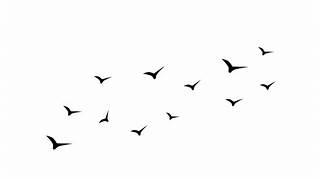
#> input picture birds.jpg, 320 x 180 px, found by its file name
$ python threshold.py
#> lines starting #> are read from the running program, lines starting #| are printed output that depends on the picture; after the words box and inside, x2 and y2 are one past the last pixel; in counts of white or black regions, pixels touching at a corner belong together
import cv2

img = cv2.imread('birds.jpg')
#> img is the input picture: shape (180, 320, 3); min 0, max 255, mean 250.7

img_gray = img = cv2.cvtColor(img, cv2.COLOR_BGR2GRAY)

ret, thresh = cv2.threshold(img, 127, 255, cv2.THRESH_BINARY_INV)
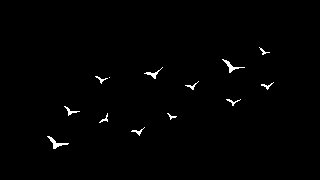
#> thresh: shape (180, 320); 0.85% white in thin lines or dots, all inside (x1, y1, x2, y2) = (47, 47, 274, 149)

contours, hierarchy  = cv2.findContours(thresh, cv2.RETR_TREE, cv2.CHAIN_APPROX_SIMPLE)
#> contours = 13 contours, 9 with area under 20; largest, box (x1, y1, x2, y2) and area: (47, 136, 69, 149) 56, (222, 59, 245, 73) 48, (144, 67, 163, 79) 32, (64, 106, 80, 116) 24

for cnt in contours:
    if cv2.contourArea(cnt) > 10:
        cv2.drawContours(img, [cnt], -1, (0, 255, 0), 1)

        x1, y1, w, h = cv2.boundingRect(cnt)
        cv2.rectangle(img, (x1, y1), (x1+w, y1+h), (0, 255, 0), 1)
#> this loop made 13 passes
#> (x1, y1, w, h) on passes 1, 2, 3, 4, 5, 6, 7, 8, 10, 11, 12, 13: (47, 136, 22, 13), (131, 127, 14, 9), (167, 113, 10, 7), (99, 113, 9, 10), (64, 106, 16, 10), (226, 99, 15, 7), (261, 82, 13, 8), (185, 81, 14, 9), (95, 76, 13, 8), (144, 67, 19, 12), (222, 59, 23, 14), (259, 47, 11, 8)
#> cnt on pass 9: [[109, 77]]
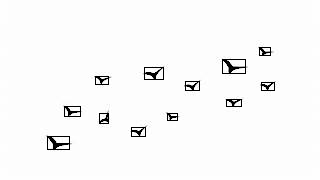
#> img: shape (180, 320); min 0, max 255, mean 248.1

cv2.imshow('img', img)
# cv2.imshow('img_gray', img_gray)
cv2.imshow('thresh', thresh)
cv2.waitKey(0)
